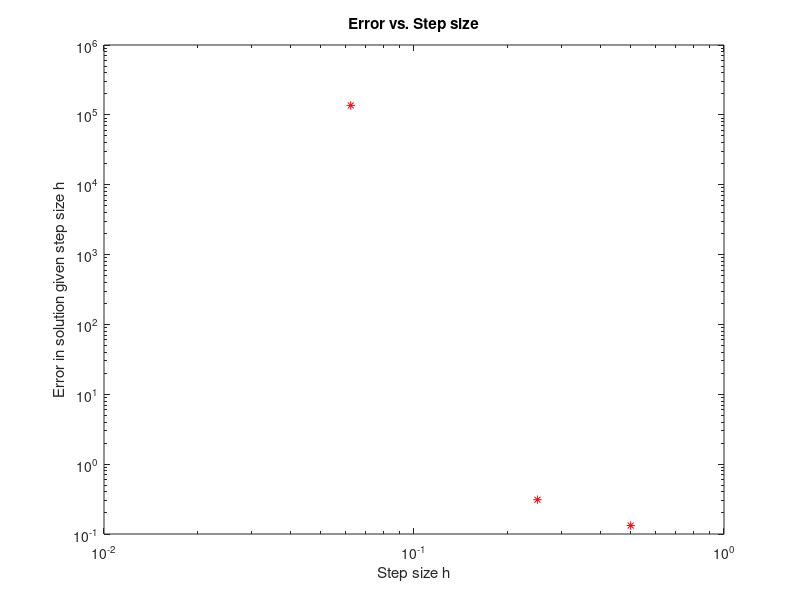
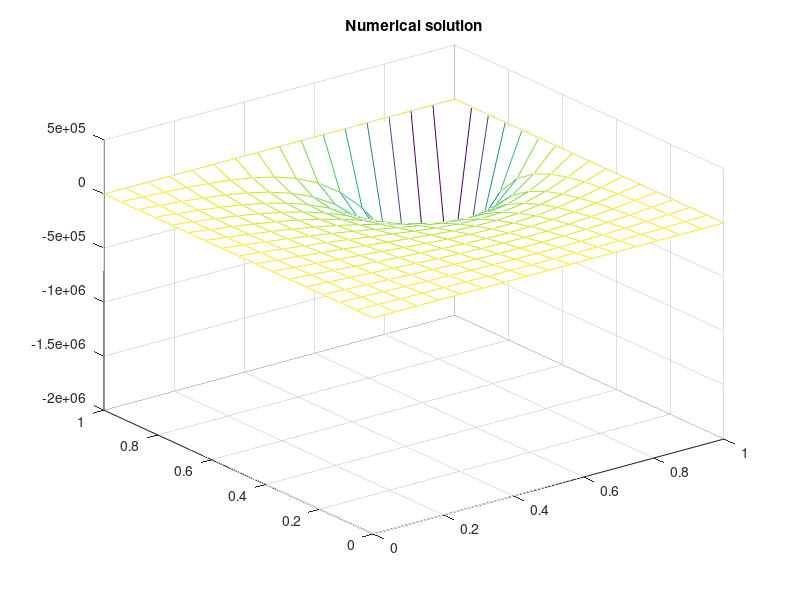
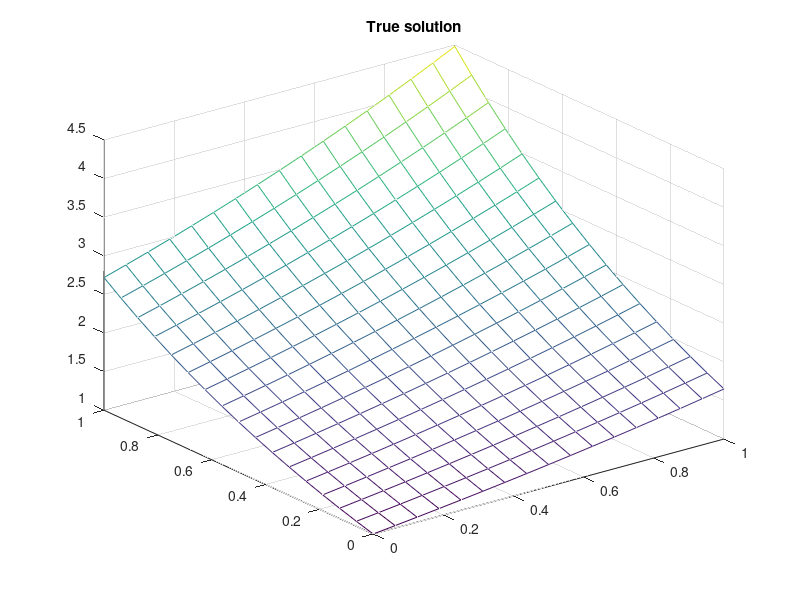

MATLAB code for these plots, in order:
% Math 517 Assignment 2 Part 1
clear all
close all
% Construct sparse coefficient matrix A and appropriate right-hand side
% vector F for the descretized version utilizing the 9-point Laplacian on a
% uniform mesh of Poisson's equation in 2D 
% First I will set up the grid
a = 0;
b = 1;
% The grid will be based on the desired step size for the problem
% For the purposes of doing the convergence study, h is a vector and the
% script loops through the problem for how ever many h's there are to try. 
h = [1/2,1/4,1/16];
Error = zeros(1,length(h));
for i = 1:length(h)
    N = (1/h(i))-1;
    % This creates the proper A matrix for (-)Laplacian(u) = f. No sign
    % changes are necessary
    e = ones(N,1);
    S = spdiags([e 10*e e], [-1 0 1], N, N);
    I = spdiags([-1/2*e e -1/2*e], [-1 0 1], N, N);
    A = kron(I,S)+kron(S,I);
    % Set up the interior and boundary points for the grid
    x = linspace(a,b,N+2);
    y = linspace(a,b,N+2);
    [X,Y] = meshgrid(x,y); % 2D cartesian grid of the x,y values
    X = X';Y = Y'; % take transpose so that X(i,j),Y(i,j) is the (i,j)th point.
    
    % Now to set up notating the interior points in x and y
    IntPoints = 2:N+1;
    Xinterior = X(IntPoints,IntPoints);
    Yinterior = Y(IntPoints,IntPoints);
    
    % The test problem
    f = @(x,y) 1.25.*exp(x+.5.*y);
    
    % Uhat is the exact solution sampled on the whole mesh
    Uhat = exp(X+0.5.*Y);
    usol = Uhat;
    
    % f needs to be evaluated at all the interior points, so that's done here

    RHS = 6*h(i)^2*f(Xinterior,Yinterior);
    
    %%%%%%%%%%%%%%%%%%%%%%%%%%%%%%%%%%%%%%%%%%%%%%%%%%%%%%%%%%%%%
    %%%% Finding the Laplacian(f) %%%%
    %%%%%%%%%%%%%%%%%%%%%%%%%%%%%%%%%%%%%%%%%%%%%%%%%%%%%%%%%%%%%  
    % Lf is h^2/12 * 5pointlaplacian(f). The h^2s cancel out
    Lf = zeros(N,N);
    for j = 1:N
        for k = 1:N
            Lf(j,k) = (f(j-1,k)+f(j+1,k)+f(j,k+1)+ f(j,k-1)-4*f(j,k));
        end
    end
    
    % Change the boundary conditions on the 5 point laplacian of f
%     Lf(:,1) = Lf(:,1) + usol(IntPoints,1)/(h(i)^2);
%     Lf(:,N) = Lf(:,N) + usol(IntPoints,N+2)/(h(i)^2);
%     Lf(1,:) = Lf(1,:) + usol(1,IntPoints)/(h(i)^2);
%     Lf(N,:) = Lf(N,:) + usol(N+2,IntPoints)/(h(i)^2);
    
    % Scale Lf to account for the various coefficients
    Lf = (h(i)^2/2)*Lf;
    
    %%%%%%%%%%%%%%%%%%%%%%%%%%%%%%%%%%%%%%%%%%%%%%%%%%%%%%%%%%%%%%
    %%%%%%%%%%%%%%%%%%%%%%%%%%%%%%%%%%%%%%%%%%%%%%%%%%%%%%%%%%%%%%

    % Now we set the boundary conditions, since we have a known solution around
    % the boundary we just need a full array and we'll use the boundary
    % values only

    RHS(:,1) = RHS(:,1) - usol(IntPoints,1) - usol(IntPoints-1,1) - usol(IntPoints+1,1) ;
    RHS(:,N) = RHS(:,N) - usol(IntPoints,N+2)- usol(IntPoints-1,N+2) - usol(IntPoints+1,N+2) ;
    RHS(1,:) = RHS(1,:) - usol(1,IntPoints)- usol(1,IntPoints-1) - usol(1,IntPoints+1) ;
    RHS(N,:) = RHS(N,:) - usol(N+2,IntPoints)- usol(N+2,IntPoints-1) - usol(N+2,IntPoints+1);
    
    % The corner pieces of the interior mesh get the boundary conditions at the
    % corners subtracted twice, so here we add 1 back in.
    RHS(1,1) = RHS(1,1) + usol(1,1);
    RHS(1,N) = RHS(1,N) + usol(1,N+2);
    RHS(N,N) = RHS(N,N) + usol(N+2,N+2);
    RHS(N,1) = RHS(N,1) + usol(N+2,1);
    
    % We need to add the laplacian of the right-hand side function
    RHS = (RHS + Lf);
    
    % Now I can take the grid created with the meshgrid function and stretch it
    % out into an array for the RHS of the system
    F = -reshape(RHS,N*N,1);
    
    % Now to solve the system using the backslash
    U = A\F;
    
    % The u vector gets put into the usol grid as the
    % solution to the interior points - the boundary points were set up
    % previously
    usol(IntPoints,IntPoints) = reshape(U,N,N);
    
    %Error(i) = norm(usol-Uhat,2)/norm(Uhat,2);
    Error(i) = norm(usol-Uhat,Inf)/norm(Uhat,Inf);
end
% % Finding the order of accuracy using least squares
% 
XX = [ ones(length(h),1) , log(h') ];
bb = log(Error');
%v = [K p]
v = (XX'*XX)\XX'*bb;
disp(v)
disp(Error)


figure(1)
clf
loglog(h,Error,'r*')
xlabel('Step size h')
ylabel('Error in solution given step size h')
title('Error vs. Step size')

figure(2);
mesh(x,y,usol);
title('Numerical solution');

figure(3);
mesh(x,y,Uhat);
title('True solution');